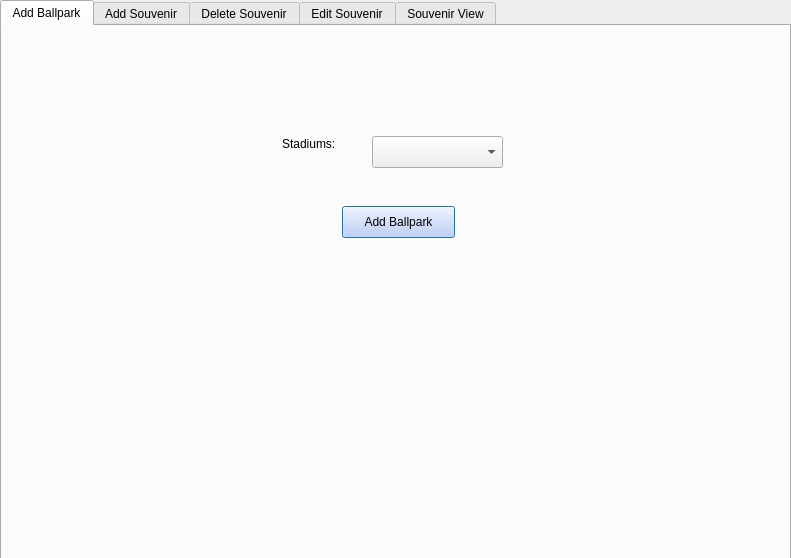
<?xml version="1.0" encoding="UTF-8"?>
<ui version="4.0">
 <class>AdminOnlyConsole</class>
 <widget class="QDialog" name="AdminOnlyConsole">
  <property name="geometry">
   <rect>
    <x>0</x>
    <y>0</y>
    <width>791</width>
    <height>558</height>
   </rect>
  </property>
  <property name="windowTitle">
   <string>Dialog</string>
  </property>
  <widget class="QTabWidget" name="tabWidget">
   <property name="geometry">
    <rect>
     <x>0</x>
     <y>0</y>
     <width>791</width>
     <height>561</height>
    </rect>
   </property>
   <property name="currentIndex">
    <number>0</number>
   </property>
   <widget class="QWidget" name="tab">
    <attribute name="title">
     <string>Add Ballpark</string>
    </attribute>
    <widget class="QPushButton" name="addBallparkButton">
     <property name="geometry">
      <rect>
       <x>340</x>
       <y>180</y>
       <width>113</width>
       <height>32</height>
      </rect>
     </property>
     <property name="styleSheet">
      <string notr="true">background-color: rgb(191, 202, 255);</string>
     </property>
     <property name="text">
      <string>Add Ballpark</string>
     </property>
    </widget>
    <widget class="QComboBox" name="newStadiumBox">
     <property name="geometry">
      <rect>
       <x>370</x>
       <y>110</y>
       <width>131</width>
       <height>32</height>
      </rect>
     </property>
    </widget>
    <widget class="QLabel" name="label">
     <property name="geometry">
      <rect>
       <x>280</x>
       <y>110</y>
       <width>59</width>
       <height>16</height>
      </rect>
     </property>
     <property name="text">
      <string>Stadiums:</string>
     </property>
    </widget>
   </widget>
   <widget class="QWidget" name="tab_2">
    <attribute name="title">
     <string>Add Souvenir</string>
    </attribute>
    <widget class="QLabel" name="label_2">
     <property name="geometry">
      <rect>
       <x>250</x>
       <y>90</y>
       <width>101</width>
       <height>16</height>
      </rect>
     </property>
     <property name="text">
      <string>Souvenir Name:</string>
     </property>
    </widget>
    <widget class="QLineEdit" name="addSouvName">
     <property name="geometry">
      <rect>
       <x>400</x>
       <y>90</y>
       <width>113</width>
       <height>21</height>
      </rect>
     </property>
    </widget>
    <widget class="QLabel" name="label_3">
     <property name="geometry">
      <rect>
       <x>250</x>
       <y>130</y>
       <width>59</width>
       <height>16</height>
      </rect>
     </property>
     <property name="text">
      <string>Price:</string>
     </property>
    </widget>
    <widget class="QLineEdit" name="addSouvPrice">
     <property name="geometry">
      <rect>
       <x>400</x>
       <y>130</y>
       <width>113</width>
       <height>21</height>
      </rect>
     </property>
    </widget>
    <widget class="QComboBox" name="newSouvStadBox">
     <property name="geometry">
      <rect>
       <x>390</x>
       <y>170</y>
       <width>131</width>
       <height>32</height>
      </rect>
     </property>
    </widget>
    <widget class="QLabel" name="label_4">
     <property name="geometry">
      <rect>
       <x>250</x>
       <y>180</y>
       <width>59</width>
       <height>16</height>
      </rect>
     </property>
     <property name="text">
      <string>Stadium:</string>
     </property>
    </widget>
    <widget class="QPushButton" name="addSouvButton">
     <property name="geometry">
      <rect>
       <x>320</x>
       <y>230</y>
       <width>113</width>
       <height>32</height>
      </rect>
     </property>
     <property name="styleSheet">
      <string notr="true">background-color: rgb(200, 255, 204);</string>
     </property>
     <property name="text">
      <string>Add Souvenir</string>
     </property>
    </widget>
   </widget>
   <widget class="QWidget" name="tab_3">
    <attribute name="title">
     <string>Delete Souvenir</string>
    </attribute>
    <widget class="QLabel" name="label_9">
     <property name="geometry">
      <rect>
       <x>250</x>
       <y>100</y>
       <width>59</width>
       <height>16</height>
      </rect>
     </property>
     <property name="text">
      <string>Stadium:</string>
     </property>
    </widget>
    <widget class="QLabel" name="label_11">
     <property name="geometry">
      <rect>
       <x>250</x>
       <y>150</y>
       <width>101</width>
       <height>16</height>
      </rect>
     </property>
     <property name="text">
      <string>Souvenir Name:</string>
     </property>
    </widget>
    <widget class="QComboBox" name="deleteSouvStadList">
     <property name="geometry">
      <rect>
       <x>390</x>
       <y>90</y>
       <width>131</width>
       <height>32</height>
      </rect>
     </property>
    </widget>
    <widget class="QPushButton" name="deleteButton">
     <property name="geometry">
      <rect>
       <x>320</x>
       <y>220</y>
       <width>131</width>
       <height>32</height>
      </rect>
     </property>
     <property name="styleSheet">
      <string notr="true">background-color: rgb(254, 166, 170);</string>
     </property>
     <property name="text">
      <string>Delete Souvenir</string>
     </property>
    </widget>
    <widget class="QComboBox" name="souvNameListDelete">
     <property name="geometry">
      <rect>
       <x>390</x>
       <y>140</y>
       <width>131</width>
       <height>32</height>
      </rect>
     </property>
    </widget>
   </widget>
   <widget class="QWidget" name="tab_4">
    <attribute name="title">
     <string>Edit Souvenir</string>
    </attribute>
    <widget class="QComboBox" name="editSouvNameList">
     <property name="geometry">
      <rect>
       <x>390</x>
       <y>110</y>
       <width>131</width>
       <height>32</height>
      </rect>
     </property>
    </widget>
    <widget class="QPushButton" name="editSouvButton">
     <property name="geometry">
      <rect>
       <x>320</x>
       <y>240</y>
       <width>131</width>
       <height>32</height>
      </rect>
     </property>
     <property name="styleSheet">
      <string notr="true">background-color: rgb(254, 255, 179);</string>
     </property>
     <property name="text">
      <string>Edit Souvenir</string>
     </property>
    </widget>
    <widget class="QLabel" name="label_12">
     <property name="geometry">
      <rect>
       <x>250</x>
       <y>120</y>
       <width>101</width>
       <height>16</height>
      </rect>
     </property>
     <property name="text">
      <string>Souvenir Name:</string>
     </property>
    </widget>
    <widget class="QComboBox" name="editSouvStadList">
     <property name="geometry">
      <rect>
       <x>390</x>
       <y>60</y>
       <width>131</width>
       <height>32</height>
      </rect>
     </property>
    </widget>
    <widget class="QLabel" name="label_10">
     <property name="geometry">
      <rect>
       <x>250</x>
       <y>70</y>
       <width>59</width>
       <height>16</height>
      </rect>
     </property>
     <property name="text">
      <string>Stadium:</string>
     </property>
    </widget>
    <widget class="QLabel" name="label_5">
     <property name="geometry">
      <rect>
       <x>250</x>
       <y>170</y>
       <width>81</width>
       <height>16</height>
      </rect>
     </property>
     <property name="text">
      <string>New Price:</string>
     </property>
    </widget>
    <widget class="QLineEdit" name="newPriceInput">
     <property name="geometry">
      <rect>
       <x>400</x>
       <y>170</y>
       <width>113</width>
       <height>21</height>
      </rect>
     </property>
    </widget>
   </widget>
   <widget class="QWidget" name="tab_5">
    <attribute name="title">
     <string>Souvenir View</string>
    </attribute>
    <widget class="QTableView" name="souvenirTableView">
     <property name="geometry">
      <rect>
       <x>330</x>
       <y>10</y>
       <width>451</width>
       <height>511</height>
      </rect>
     </property>
    </widget>
    <widget class="QLabel" name="label_6">
     <property name="geometry">
      <rect>
       <x>10</x>
       <y>20</y>
       <width>301</width>
       <height>41</height>
      </rect>
     </property>
     <property name="styleSheet">
      <string notr="true">font: 18pt &quot;.SF NS Text&quot;;</string>
     </property>
     <property name="text">
      <string>Souvenir View (For Testing Purposes)</string>
     </property>
    </widget>
    <widget class="QLabel" name="label_7">
     <property name="geometry">
      <rect>
       <x>10</x>
       <y>110</y>
       <width>141</width>
       <height>16</height>
      </rect>
     </property>
     <property name="text">
      <string>Enter Stadium Name:</string>
     </property>
    </widget>
    <widget class="QPushButton" name="pushButton">
     <property name="geometry">
      <rect>
       <x>80</x>
       <y>170</y>
       <width>113</width>
       <height>32</height>
      </rect>
     </property>
     <property name="styleSheet">
      <string notr="true">background-color: rgb(230, 255, 227);</string>
     </property>
     <property name="text">
      <string>View</string>
     </property>
    </widget>
    <widget class="QComboBox" name="souvViewComboBox">
     <property name="geometry">
      <rect>
       <x>150</x>
       <y>100</y>
       <width>151</width>
       <height>32</height>
      </rect>
     </property>
    </widget>
   </widget>
  </widget>
 </widget>
 <resources/>
 <connections/>
</ui>
